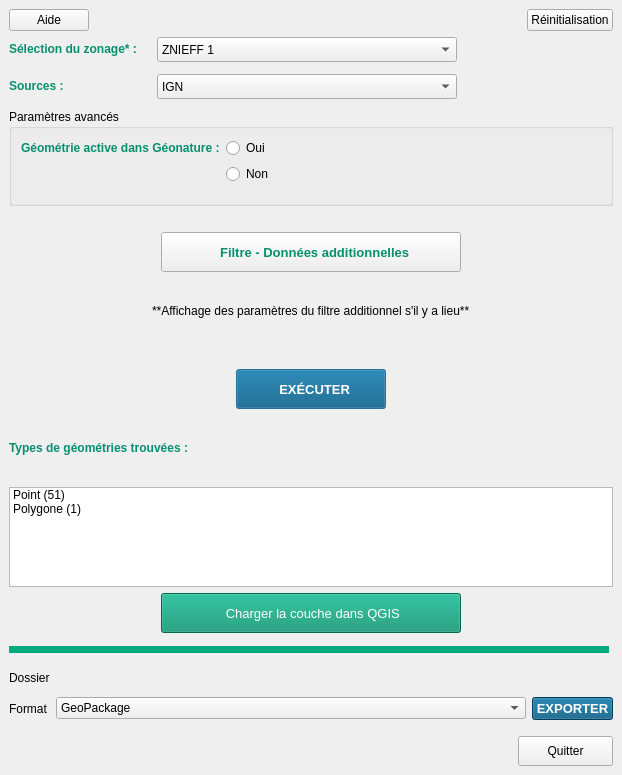
<?xml version="1.0" encoding="UTF-8"?>
<ui version="4.0">
 <class>Referenciel_Geographique</class>
 <widget class="QDockWidget" name="Referenciel_Geographique">
  <property name="windowModality">
   <enum>Qt::ApplicationModal</enum>
  </property>
  <property name="geometry">
   <rect>
    <x>0</x>
    <y>0</y>
    <width>622</width>
    <height>775</height>
   </rect>
  </property>
  <property name="windowTitle">
   <string>Référentiel Géographique</string>
  </property>
  <widget class="QWidget" name="dockWidgetContents">
   <layout class="QVBoxLayout" name="verticalLayout">
    <item>
     <layout class="QHBoxLayout" name="HL_topbt">
      <property name="sizeConstraint">
       <enum>QLayout::SetDefaultConstraint</enum>
      </property>
      <item>
       <widget class="QPushButton" name="pb_help">
        <property name="text">
         <string>Aide</string>
        </property>
        <property name="icon">
         <iconset>
          <normaloff>../03-RESSOURCES/ICON/Help.png</normaloff>../03-RESSOURCES/ICON/Help.png</iconset>
        </property>
        <property name="iconSize">
         <size>
          <width>25</width>
          <height>25</height>
         </size>
        </property>
       </widget>
      </item>
      <item>
       <spacer name="hspacertop">
        <property name="orientation">
         <enum>Qt::Horizontal</enum>
        </property>
        <property name="sizeHint" stdset="0">
         <size>
          <width>40</width>
          <height>20</height>
         </size>
        </property>
       </spacer>
      </item>
      <item>
       <widget class="QPushButton" name="pb_reset">
        <property name="text">
         <string>Réinitialisation</string>
        </property>
        <property name="icon">
         <iconset>
          <normaloff>../03-RESSOURCES/ICON/refresh.png</normaloff>../03-RESSOURCES/ICON/refresh.png</iconset>
        </property>
        <property name="iconSize">
         <size>
          <width>25</width>
          <height>25</height>
         </size>
        </property>
       </widget>
      </item>
     </layout>
    </item>
    <item>
     <layout class="QFormLayout" name="FL_filter">
      <property name="sizeConstraint">
       <enum>QLayout::SetDefaultConstraint</enum>
      </property>
      <property name="horizontalSpacing">
       <number>20</number>
      </property>
      <property name="verticalSpacing">
       <number>12</number>
      </property>
      <property name="rightMargin">
       <number>0</number>
      </property>
      <item row="0" column="0">
       <widget class="QLabel" name="lbl_typezonage">
        <property name="font">
         <font>
          <family>Arial</family>
          <pointsize>9</pointsize>
          <weight>75</weight>
          <bold>true</bold>
         </font>
        </property>
        <property name="toolTip">
         <string>A preset to fetch.</string>
        </property>
        <property name="styleSheet">
         <string notr="true">color: rgb(5, 144, 110);</string>
        </property>
        <property name="text">
         <string>Sélection du zonage* :</string>
        </property>
       </widget>
      </item>
      <item row="0" column="1">
       <widget class="QgsCheckableComboBox" name="ccb_typezonage">
        <property name="minimumSize">
         <size>
          <width>300</width>
          <height>25</height>
         </size>
        </property>
        <property name="maximumSize">
         <size>
          <width>300</width>
          <height>25</height>
         </size>
        </property>
        <item>
         <property name="text">
          <string>ZNIEFF 1 </string>
         </property>
        </item>
        <item>
         <property name="text">
          <string>RAMSAR</string>
         </property>
        </item>
        <item>
         <property name="text">
          <string>RNN</string>
         </property>
        </item>
       </widget>
      </item>
      <item row="3" column="0">
       <widget class="QLabel" name="lbl_source">
        <property name="font">
         <font>
          <family>Arial</family>
          <pointsize>9</pointsize>
          <weight>75</weight>
          <bold>true</bold>
         </font>
        </property>
        <property name="styleSheet">
         <string notr="true">color: rgb(5, 144, 110);</string>
        </property>
        <property name="text">
         <string>Sources :</string>
        </property>
       </widget>
      </item>
      <item row="3" column="1">
       <widget class="QgsCheckableComboBox" name="ccb_source">
        <property name="minimumSize">
         <size>
          <width>300</width>
          <height>25</height>
         </size>
        </property>
        <property name="maximumSize">
         <size>
          <width>300</width>
          <height>25</height>
         </size>
        </property>
        <item>
         <property name="text">
          <string>IGN</string>
         </property>
        </item>
        <item>
         <property name="text">
          <string>LPO</string>
         </property>
        </item>
       </widget>
      </item>
     </layout>
    </item>
    <item>
     <widget class="QgsCollapsibleGroupBox" name="cgb_advancedparam">
      <property name="minimumSize">
       <size>
        <width>0</width>
        <height>0</height>
       </size>
      </property>
      <property name="title">
       <string>Paramètres avancés</string>
      </property>
      <layout class="QHBoxLayout" name="horizontalLayout">
       <property name="sizeConstraint">
        <enum>QLayout::SetDefaultConstraint</enum>
       </property>
       <item>
        <layout class="QFormLayout" name="FL_enable">
         <property name="bottomMargin">
          <number>10</number>
         </property>
         <item row="0" column="0">
          <widget class="QLabel" name="lbl_enable">
           <property name="font">
            <font>
             <family>Arial</family>
             <pointsize>9</pointsize>
             <weight>75</weight>
             <bold>true</bold>
            </font>
           </property>
           <property name="styleSheet">
            <string notr="true">color: rgb(5, 144, 110);</string>
           </property>
           <property name="text">
            <string>Géométrie active dans Géonature :</string>
           </property>
          </widget>
         </item>
         <item row="0" column="1">
          <widget class="QRadioButton" name="rdb_yes">
           <property name="text">
            <string>Oui</string>
           </property>
          </widget>
         </item>
         <item row="1" column="1">
          <widget class="QRadioButton" name="rdb_no">
           <property name="text">
            <string>Non</string>
           </property>
          </widget>
         </item>
        </layout>
       </item>
      </layout>
     </widget>
    </item>
    <item>
     <spacer name="verticalSpacer_2">
      <property name="orientation">
       <enum>Qt::Vertical</enum>
      </property>
      <property name="sizeType">
       <enum>QSizePolicy::Minimum</enum>
      </property>
      <property name="sizeHint" stdset="0">
       <size>
        <width>20</width>
        <height>20</height>
       </size>
      </property>
     </spacer>
    </item>
    <item alignment="Qt::AlignHCenter">
     <widget class="QPushButton" name="pb_additionalFilter">
      <property name="minimumSize">
       <size>
        <width>300</width>
        <height>40</height>
       </size>
      </property>
      <property name="maximumSize">
       <size>
        <width>300</width>
        <height>40</height>
       </size>
      </property>
      <property name="font">
       <font>
        <family>Arial</family>
        <pointsize>10</pointsize>
        <weight>75</weight>
        <bold>true</bold>
       </font>
      </property>
      <property name="styleSheet">
       <string notr="true">color: rgb(5, 144, 110);
</string>
      </property>
      <property name="text">
       <string>  Filtre - Données additionnelles</string>
      </property>
      <property name="icon">
       <iconset>
        <normaloff>:/plugins/geonaturegis/icons/plus.png</normaloff>:/plugins/geonaturegis/icons/plus.png</iconset>
      </property>
      <property name="iconSize">
       <size>
        <width>35</width>
        <height>35</height>
       </size>
      </property>
     </widget>
    </item>
    <item alignment="Qt::AlignHCenter">
     <widget class="QLabel" name="lbl_filterparam">
      <property name="text">
       <string>**Affichage des paramètres du filtre additionnel s'il y a lieu**</string>
      </property>
     </widget>
    </item>
    <item>
     <spacer name="verticalSpacer">
      <property name="orientation">
       <enum>Qt::Vertical</enum>
      </property>
      <property name="sizeType">
       <enum>QSizePolicy::Minimum</enum>
      </property>
      <property name="sizeHint" stdset="0">
       <size>
        <width>20</width>
        <height>20</height>
       </size>
      </property>
     </spacer>
    </item>
    <item alignment="Qt::AlignHCenter">
     <widget class="QPushButton" name="pb_runquery">
      <property name="sizePolicy">
       <sizepolicy hsizetype="Preferred" vsizetype="Fixed">
        <horstretch>0</horstretch>
        <verstretch>0</verstretch>
       </sizepolicy>
      </property>
      <property name="minimumSize">
       <size>
        <width>150</width>
        <height>40</height>
       </size>
      </property>
      <property name="maximumSize">
       <size>
        <width>200</width>
        <height>40</height>
       </size>
      </property>
      <property name="font">
       <font>
        <family>Arial</family>
        <pointsize>10</pointsize>
        <weight>75</weight>
        <italic>false</italic>
        <bold>true</bold>
       </font>
      </property>
      <property name="styleSheet">
       <string notr="true">background-color: rgb(0, 85, 127);
color: rgb(255, 255, 255);
</string>
      </property>
      <property name="text">
       <string>  EXÉCUTER</string>
      </property>
      <property name="icon">
       <iconset>
        <normaloff>:/plugins/geonaturegis/icons/executer_traitement.png</normaloff>:/plugins/geonaturegis/icons/executer_traitement.png</iconset>
      </property>
      <property name="iconSize">
       <size>
        <width>30</width>
        <height>30</height>
       </size>
      </property>
      <property name="default">
       <bool>true</bool>
      </property>
     </widget>
    </item>
    <item>
     <widget class="QLabel" name="lbl_typegeom">
      <property name="font">
       <font>
        <family>Arial</family>
        <pointsize>9</pointsize>
        <weight>75</weight>
        <bold>true</bold>
       </font>
      </property>
      <property name="styleSheet">
       <string notr="true">color: rgb(5, 144, 110);</string>
      </property>
      <property name="text">
       <string>Types de géométries trouvées : </string>
      </property>
     </widget>
    </item>
    <item>
     <widget class="QListWidget" name="lw_typegeomresult">
      <property name="maximumSize">
       <size>
        <width>16777215</width>
        <height>100</height>
       </size>
      </property>
      <property name="selectionRectVisible">
       <bool>false</bool>
      </property>
      <item>
       <property name="text">
        <string>Point (51)</string>
       </property>
      </item>
      <item>
       <property name="text">
        <string>Polygone (1)</string>
       </property>
      </item>
      <item>
       <property name="text">
        <string/>
       </property>
      </item>
     </widget>
    </item>
    <item alignment="Qt::AlignHCenter">
     <widget class="QPushButton" name="pb_loadlayer">
      <property name="minimumSize">
       <size>
        <width>300</width>
        <height>40</height>
       </size>
      </property>
      <property name="maximumSize">
       <size>
        <width>300</width>
        <height>40</height>
       </size>
      </property>
      <property name="font">
       <font>
        <family>Arial</family>
        <pointsize>10</pointsize>
        <weight>9</weight>
        <italic>false</italic>
        <bold>false</bold>
       </font>
      </property>
      <property name="styleSheet">
       <string notr="true">background-color: rgb(5, 144, 110);
color: rgb(255, 255, 255);
font: 75 10pt &quot;Arial&quot;;</string>
      </property>
      <property name="text">
       <string> Charger la couche dans QGIS</string>
      </property>
      <property name="icon">
       <iconset>
        <normaloff>:/plugins/geonaturegis/icons/view.png</normaloff>:/plugins/geonaturegis/icons/view.png</iconset>
      </property>
      <property name="iconSize">
       <size>
        <width>40</width>
        <height>40</height>
       </size>
      </property>
     </widget>
    </item>
    <item>
     <widget class="Line" name="line_bt">
      <property name="windowModality">
       <enum>Qt::NonModal</enum>
      </property>
      <property name="minimumSize">
       <size>
        <width>600</width>
        <height>20</height>
       </size>
      </property>
      <property name="maximumSize">
       <size>
        <width>600</width>
        <height>20</height>
       </size>
      </property>
      <property name="baseSize">
       <size>
        <width>2</width>
        <height>2</height>
       </size>
      </property>
      <property name="styleSheet">
       <string notr="true">color: rgb(0, 170, 127);</string>
      </property>
      <property name="frameShadow">
       <enum>QFrame::Plain</enum>
      </property>
      <property name="lineWidth">
       <number>7</number>
      </property>
      <property name="orientation">
       <enum>Qt::Horizontal</enum>
      </property>
     </widget>
    </item>
    <item>
     <layout class="QGridLayout" name="GL_export">
      <property name="sizeConstraint">
       <enum>QLayout::SetDefaultConstraint</enum>
      </property>
      <property name="bottomMargin">
       <number>10</number>
      </property>
      <item row="2" column="2">
       <widget class="QPushButton" name="pb_export">
        <property name="font">
         <font>
          <family>Arial</family>
          <pointsize>10</pointsize>
          <weight>75</weight>
          <italic>false</italic>
          <bold>true</bold>
         </font>
        </property>
        <property name="styleSheet">
         <string notr="true">background-color: rgb(0, 85, 127);
color: rgb(255, 255, 255);
</string>
        </property>
        <property name="text">
         <string>EXPORTER</string>
        </property>
        <property name="icon">
         <iconset>
          <normaloff>../03-RESSOURCES/ICON/export_w.png</normaloff>../03-RESSOURCES/ICON/export_w.png</iconset>
        </property>
        <property name="iconSize">
         <size>
          <width>30</width>
          <height>30</height>
         </size>
        </property>
       </widget>
      </item>
      <item row="1" column="0">
       <widget class="QLabel" name="lbl_folder">
        <property name="text">
         <string>Dossier</string>
        </property>
       </widget>
      </item>
      <item row="2" column="0">
       <widget class="QLabel" name="lbl_expformat">
        <property name="text">
         <string>Format</string>
        </property>
       </widget>
      </item>
      <item row="2" column="1">
       <widget class="QComboBox" name="cb_expformat">
        <property name="sizePolicy">
         <sizepolicy hsizetype="Expanding" vsizetype="Fixed">
          <horstretch>0</horstretch>
          <verstretch>0</verstretch>
         </sizepolicy>
        </property>
        <property name="sizeAdjustPolicy">
         <enum>QComboBox::AdjustToContents</enum>
        </property>
        <item>
         <property name="text">
          <string>GeoPackage</string>
         </property>
        </item>
        <item>
         <property name="text">
          <string>GeoJSON</string>
         </property>
        </item>
        <item>
         <property name="text">
          <string>CSV</string>
         </property>
        </item>
        <item>
         <property name="text">
          <string>XLSX</string>
         </property>
        </item>
       </widget>
      </item>
      <item row="1" column="1">
       <widget class="QgsFileWidget" name="qfw_folder"/>
      </item>
     </layout>
    </item>
    <item alignment="Qt::AlignRight">
     <widget class="QPushButton" name="pb_quit">
      <property name="minimumSize">
       <size>
        <width>95</width>
        <height>30</height>
       </size>
      </property>
      <property name="maximumSize">
       <size>
        <width>95</width>
        <height>30</height>
       </size>
      </property>
      <property name="text">
       <string>Quitter</string>
      </property>
     </widget>
    </item>
   </layout>
  </widget>
 </widget>
 <customwidgets>
  <customwidget>
   <class>QgsCheckableComboBox</class>
   <extends>QComboBox</extends>
   <header>qgscheckablecombobox.h</header>
  </customwidget>
  <customwidget>
   <class>QgsCollapsibleGroupBox</class>
   <extends>QGroupBox</extends>
   <header>qgscollapsiblegroupbox.h</header>
   <container>1</container>
  </customwidget>
  <customwidget>
   <class>QgsFileWidget</class>
   <extends>QWidget</extends>
   <header>qgsfilewidget.h</header>
  </customwidget>
 </customwidgets>
 <resources/>
 <connections/>
</ui>
